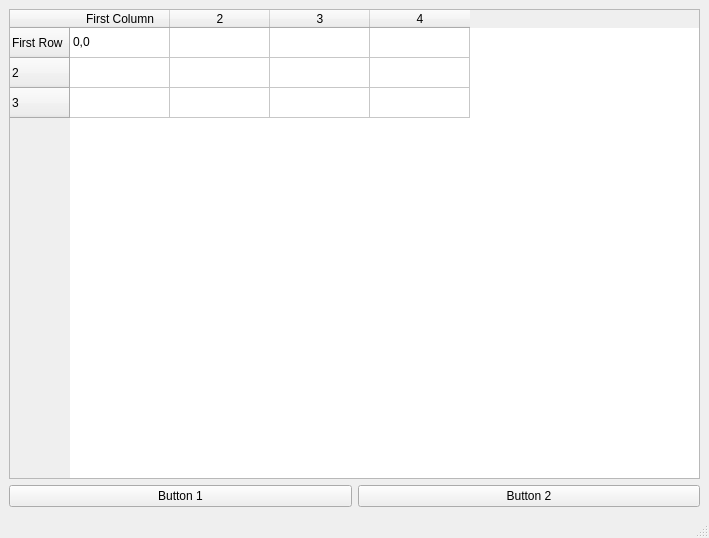
<?xml version="1.0" encoding="UTF-8"?>
<ui version="4.0">
 <class>MainWindow</class>
 <widget class="QMainWindow" name="MainWindow">
  <property name="geometry">
   <rect>
    <x>0</x>
    <y>0</y>
    <width>709</width>
    <height>538</height>
   </rect>
  </property>
  <property name="windowTitle">
   <string>MainWindow</string>
  </property>
  <widget class="QWidget" name="centralwidget">
   <layout class="QVBoxLayout" name="verticalLayout">
    <item>
     <layout class="QHBoxLayout" name="horizontalLayout">
      <item>
       <widget class="QTableWidget" name="tableWidget">
        <property name="rowCount">
         <number>3</number>
        </property>
        <property name="columnCount">
         <number>4</number>
        </property>
        <row>
         <property name="text">
          <string>First Row</string>
         </property>
        </row>
        <row/>
        <row/>
        <column>
         <property name="text">
          <string>First Column</string>
         </property>
        </column>
        <column/>
        <column/>
        <column/>
        <item row="0" column="0">
         <property name="text">
          <string>0,0</string>
         </property>
        </item>
        <item row="0" column="1">
         <property name="text">
          <string/>
         </property>
        </item>
       </widget>
      </item>
     </layout>
    </item>
    <item>
     <layout class="QHBoxLayout" name="horizontalLayout_2">
      <item>
       <widget class="QPushButton" name="pushButton_2">
        <property name="text">
         <string>Button 1</string>
        </property>
       </widget>
      </item>
      <item>
       <widget class="QPushButton" name="pushButton">
        <property name="text">
         <string>Button 2</string>
        </property>
       </widget>
      </item>
     </layout>
    </item>
   </layout>
  </widget>
  <widget class="QMenuBar" name="menubar">
   <property name="geometry">
    <rect>
     <x>0</x>
     <y>0</y>
     <width>709</width>
     <height>21</height>
    </rect>
   </property>
  </widget>
  <widget class="QStatusBar" name="statusbar"/>
 </widget>
 <resources/>
 <connections/>
</ui>
